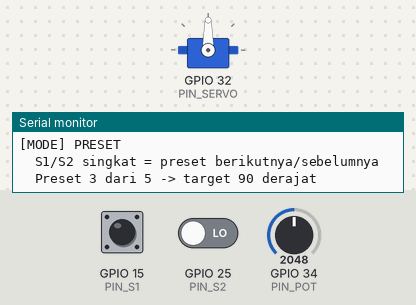
This sketch was run on a simulated ESP32. On the bench: servo, the last lines printed to the serial monitor. The inputs (shaded band) are chosen by the test bench; at power-on: GPIO 15 (PIN_S1) LOW, GPIO 25 (PIN_S2) LOW, GPIO 34 (PIN_POT) = 2048 (analog values on the 0–4095 scale).

Above: at 1.2 s.
1.3 s: GPIO 15 (PIN_S1) driven HIGH
At 3.71 s:
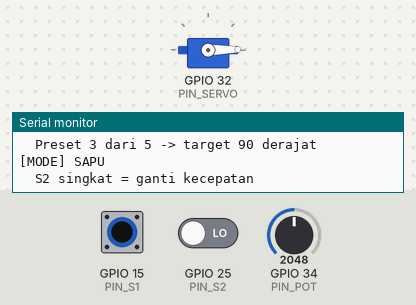
4.3 s: GPIO 15 (PIN_S1) pulsed LOW 2 times (0.12 s each, 0.3 s apart)
At 5.79 s:
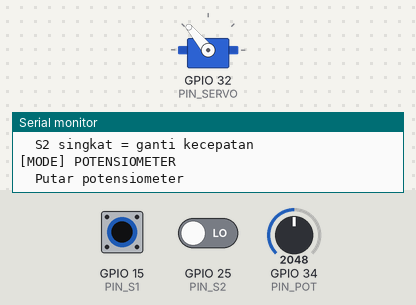
Timing chart, 0 to 7.4 s (numbered marks = the images above; inputs shaded):
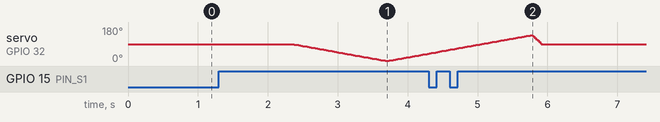

The sketch:

p5_servo_multimode.ino
```cpp
/*
 * BAB 38 - Program 5: Servo Multi-Mode dengan State Machine
 * Tekan LAMA S1 (minimal 1 detik) untuk berganti mode:
 *   PRESET → SAPU → POTENSIOMETER → PARKIR → PRESET → ...
 *   PRESET        : S1/S2 singkat = preset berikutnya/sebelumnya
 *   SAPU          : bolak-balik 0°–180°; S2 singkat = ganti kecepatan
 *   POTENSIOMETER : servo mengikuti potensiometer
 *   PARKIR        : servo ke 90°, lalu sinyalnya dilepas (detach)
 *
 * Rangkaian:
 *   SRV (header hijau, paling bawah) → IO32, servo di header servo kit
 *   SW1 (header kuning, pin ke-3)     → IO15
 *   SW2 (header kuning, pin ke-4)     → IO25
 *   VR10K (header kuning, pin ke-5)   → IO34
 */

#include <ESP32Servo.h>

#define PIN_SERVO 32  // SRV → IO32
#define PIN_S1 15     // SW1 → IO15 (ditekan = HIGH)
#define PIN_S2 25     // SW2 → IO25 (ditekan = HIGH)
#define PIN_POT 34    // VR10K → IO34

const int PULSA_MIN_US = 500;   // ← ganti dengan hasil kalibrasi Program 2
const int PULSA_MAX_US = 2400;  // ← ganti dengan hasil kalibrasi Program 2

const unsigned long DEBOUNCE_MS = 50;
const unsigned long TEKAN_LAMA_MS = 1000;  // tahan minimal 1 detik = tekan lama
const unsigned long INTERVAL_POT_MS = 20;

const int PRESET[] = {0, 45, 90, 135, 180};
const int JUMLAH_PRESET = sizeof(PRESET) / sizeof(PRESET[0]);

// ── Tipe data (ditulis sebelum fungsi mana pun) ──
enum Mode { MODE_PRESET, MODE_SAPU, MODE_POT, MODE_PARKIR, JUMLAH_MODE };
enum KejadianTombol { TIDAK_ADA, TEKAN_SINGKAT, TEKAN_LAMA };

struct Tombol {
  uint8_t pin;
  bool bacaanLalu;             // bacaan mentah sebelumnya
  bool stabil;                 // keadaan yang sudah pasti (true = ditekan)
  unsigned long waktuBerubah;  // kapan bacaan mentah terakhir berubah
  unsigned long waktuDitekan;  // kapan tombol mulai ditekan
  bool lamaSudahDilapor;       // tekan lama sudah dilaporkan untuk tekanan ini?
};

Tombol tombolS1 = {PIN_S1, false, false, 0, 0, false};
Tombol tombolS2 = {PIN_S2, false, false, 0, 0, false};

Servo servo;
Mode mode = MODE_PRESET;

int sudutSekarang = 90;          // sudut yang sedang dikirim ke servo
int sudutTarget = 90;            // sudut tujuan
unsigned long jedaGerakMs = 10;  // kecepatan: 1° setiap sekian ms
unsigned long waktuGerakLalu = 0;

int indeksPreset = 2;  // preset ketiga (90°)
float adcHalus = 0;
unsigned long waktuPotLalu = 0;

const char *namaMode(Mode m) {
  switch (m) {
    case MODE_PRESET: return "PRESET";
    case MODE_SAPU: return "SAPU";
    case MODE_POT: return "POTENSIOMETER";
    case MODE_PARKIR: return "PARKIR";
    default: return "?";
  }
}

// Debounce + membedakan tekan singkat dan tekan lama
KejadianTombol periksaTombol(Tombol &t, unsigned long sekarang) {
  bool bacaan = (digitalRead(t.pin) == HIGH);
  if (bacaan != t.bacaanLalu) {
    t.bacaanLalu = bacaan;
    t.waktuBerubah = sekarang;
  }
  if (sekarang - t.waktuBerubah >= DEBOUNCE_MS && bacaan != t.stabil) {
    t.stabil = bacaan;
    if (t.stabil) {  // baru ditekan: mulai menghitung lama tekan
      t.waktuDitekan = sekarang;
      t.lamaSudahDilapor = false;
    } else if (!t.lamaSudahDilapor) {
      return TEKAN_SINGKAT;  // dilepas sebelum 1 detik
    }
  }
  if (t.stabil && !t.lamaSudahDilapor && sekarang - t.waktuDitekan >= TEKAN_LAMA_MS) {
    t.lamaSudahDilapor = true;  // laporkan sekali saja per tekanan
    return TEKAN_LAMA;
  }
  return TIDAK_ADA;
}

void pastikanTerpasang() {
  if (!servo.attached()) {
    servo.attach(PIN_SERVO, PULSA_MIN_US, PULSA_MAX_US);
    servo.write(sudutSekarang);
    Serial.println("  Sinyal servo dipasang lagi");
  }
}

void pilihPreset(int indeks) {
  indeksPreset = indeks;
  sudutTarget = PRESET[indeksPreset];
  Serial.printf("  Preset %d dari %d -> target %d derajat\n",
                indeksPreset + 1, JUMLAH_PRESET, sudutTarget);
}

// Aksi masuk: dijalankan SEKALI setiap kali pindah mode
void pindahMode(Mode modeBaru) {
  mode = modeBaru;
  Serial.printf("[MODE] %s\n", namaMode(mode));
  pastikanTerpasang();
  jedaGerakMs = 10;

  switch (mode) {
    case MODE_PRESET:
      Serial.println("  S1/S2 singkat = preset berikutnya/sebelumnya");
      pilihPreset(indeksPreset);
      break;
    case MODE_SAPU:
      Serial.println("  S2 singkat = ganti kecepatan");
      jedaGerakMs = 15;
      sudutTarget = (sudutSekarang < 90) ? 180 : 0;  // menuju ujung yang lebih jauh
      break;
    case MODE_POT:
      Serial.println("  Putar potensiometer");
      jedaGerakMs = 3;  // cepat mengikuti tangan
      adcHalus = analogRead(PIN_POT);
      break;
    case MODE_PARKIR:
      Serial.println("  Menuju 90 derajat, lalu sinyal dilepas");
      sudutTarget = 90;
      break;
    default:
      break;
  }
}

// Gerakkan servo 1° menuju sudutTarget setiap jedaGerakMs
void gerakHalus(unsigned long sekarang) {
  if (sudutSekarang == sudutTarget) return;
  if (sekarang - waktuGerakLalu < jedaGerakMs) return;
  waktuGerakLalu = sekarang;
  if (sudutTarget > sudutSekarang) {
    sudutSekarang = sudutSekarang + 1;
  } else {
    sudutSekarang = sudutSekarang - 1;
  }
  servo.write(sudutSekarang);
}

void setup() {
  Serial.begin(115200);
  Serial.println("BAB 38 - Program 5: Servo Multi-Mode");
  Serial.println("Tekan lama S1 (1 detik) untuk ganti mode");
  pinMode(PIN_S1, INPUT);
  pinMode(PIN_S2, INPUT);
  analogReadResolution(12);

  servo.setPeriodHertz(50);
  servo.attach(PIN_SERVO, PULSA_MIN_US, PULSA_MAX_US);
  if (!servo.attached()) {
    Serial.println("Gagal memasang servo di IO32! Periksa nomor pin.");
    while (true) {
      delay(1000);  // program berhenti di sini
    }
  }
  servo.write(sudutSekarang);
  pindahMode(MODE_PRESET);
}

void loop() {
  unsigned long sekarang = millis();
  KejadianTombol s1 = periksaTombol(tombolS1, sekarang);
  KejadianTombol s2 = periksaTombol(tombolS2, sekarang);

  // Transisi: tekan lama S1 di mode mana pun → mode berikutnya
  if (s1 == TEKAN_LAMA) {
    pindahMode((Mode)((mode + 1) % JUMLAH_MODE));
  }

  // Aksi selama berada di mode tertentu
  switch (mode) {
    case MODE_PRESET:
      if (s1 == TEKAN_SINGKAT && indeksPreset < JUMLAH_PRESET - 1) {
        pilihPreset(indeksPreset + 1);
      }
      if (s2 == TEKAN_SINGKAT && indeksPreset > 0) {
        pilihPreset(indeksPreset - 1);
      }
      break;

    case MODE_SAPU:
      if (s2 == TEKAN_SINGKAT) {
        jedaGerakMs = (jedaGerakMs == 15) ? 5 : 15;
        Serial.printf("  Kecepatan: 1 derajat setiap %lu ms\n", jedaGerakMs);
      }
      if (sudutSekarang == sudutTarget) {  // sampai di ujung → berbalik
        sudutTarget = (sudutTarget == 180) ? 0 : 180;
      }
      break;

    case MODE_POT:
      if (sekarang - waktuPotLalu >= INTERVAL_POT_MS) {
        waktuPotLalu = sekarang;
        adcHalus = 0.2 * analogRead(PIN_POT) + 0.8 * adcHalus;  // EMA
        int sudutPot = map((int)(adcHalus + 0.5), 0, 4095, 0, 180);
        if (abs(sudutPot - sudutTarget) >= 2 || sudutPot == 0 || sudutPot == 180) {
          sudutTarget = sudutPot;
        }
      }
      break;

    case MODE_PARKIR:
      if (sudutSekarang == 90 && servo.attached()) {
        servo.detach();                // berhenti mengirim pulsa
        pinMode(PIN_SERVO, OUTPUT);    // tahan jalur sinyal LOW
        digitalWrite(PIN_SERVO, LOW);  // supaya servo tidak menangkap gangguan
        Serial.println("  Sudah di 90 derajat, sinyal dilepas (lengan bisa diputar dengan tangan)");
      }
      break;

    default:
      break;
  }

  gerakHalus(sekarang);
}
```

Measured:
- by itself, servo on GPIO 32 (PIN_SERVO): rises from 39° to 137° in 1.4 s, then falls to 90° in 0.15 s
